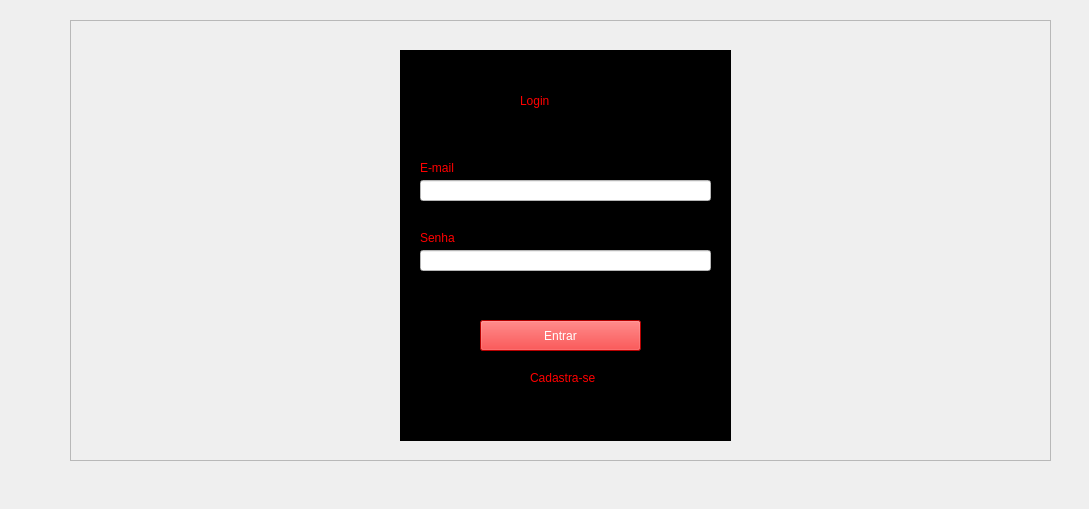
<?xml version="1.0" encoding="UTF-8"?>
<ui version="4.0">
 <class>login</class>
 <widget class="QWidget" name="login">
  <property name="geometry">
   <rect>
    <x>0</x>
    <y>0</y>
    <width>1089</width>
    <height>509</height>
   </rect>
  </property>
  <property name="windowTitle">
   <string>Form</string>
  </property>
  <widget class="QFrame" name="tela_login">
   <property name="geometry">
    <rect>
     <x>70</x>
     <y>20</y>
     <width>981</width>
     <height>441</height>
    </rect>
   </property>
   <property name="frameShape">
    <enum>QFrame::Shape::StyledPanel</enum>
   </property>
   <property name="frameShadow">
    <enum>QFrame::Shadow::Raised</enum>
   </property>
   <widget class="QLabel" name="img_foto_fundo">
    <property name="geometry">
     <rect>
      <x>0</x>
      <y>0</y>
      <width>981</width>
      <height>441</height>
     </rect>
    </property>
    <property name="text">
     <string/>
    </property>
    <property name="pixmap">
     <pixmap resource="../qrc/fme.qrc">:/fme/fme.jpg</pixmap>
    </property>
    <property name="scaledContents">
     <bool>true</bool>
    </property>
   </widget>
   <widget class="QFrame" name="rtn_login">
    <property name="geometry">
     <rect>
      <x>330</x>
      <y>30</y>
      <width>331</width>
      <height>391</height>
     </rect>
    </property>
    <property name="styleSheet">
     <string notr="true">background-color: rgb(0, 0, 0);</string>
    </property>
    <property name="frameShape">
     <enum>QFrame::Shape::StyledPanel</enum>
    </property>
    <property name="frameShadow">
     <enum>QFrame::Shadow::Raised</enum>
    </property>
    <widget class="QLineEdit" name="btn_Email">
     <property name="geometry">
      <rect>
       <x>20</x>
       <y>130</y>
       <width>291</width>
       <height>21</height>
      </rect>
     </property>
     <property name="styleSheet">
      <string notr="true">background-color: rgb(255, 255, 255);</string>
     </property>
    </widget>
    <widget class="QLineEdit" name="btn_Senha">
     <property name="geometry">
      <rect>
       <x>20</x>
       <y>200</y>
       <width>291</width>
       <height>21</height>
      </rect>
     </property>
     <property name="styleSheet">
      <string notr="true">background-color: rgb(255, 255, 255);</string>
     </property>
     <property name="text">
      <string/>
     </property>
     <property name="echoMode">
      <enum>QLineEdit::EchoMode::Password</enum>
     </property>
    </widget>
    <widget class="QPushButton" name="btn_Entrar">
     <property name="geometry">
      <rect>
       <x>80</x>
       <y>270</y>
       <width>161</width>
       <height>31</height>
      </rect>
     </property>
     <property name="styleSheet">
      <string notr="true">color: rgb(255, 255, 255);
background-color: rgb(255, 0, 0);</string>
     </property>
     <property name="text">
      <string>Entrar</string>
     </property>
    </widget>
    <widget class="QLabel" name="txt_login">
     <property name="geometry">
      <rect>
       <x>120</x>
       <y>30</y>
       <width>91</width>
       <height>41</height>
      </rect>
     </property>
     <property name="styleSheet">
      <string notr="true">color: rgb(255, 0, 0);
font: 22pt &quot;Segoe UI&quot;;</string>
     </property>
     <property name="text">
      <string>Login</string>
     </property>
    </widget>
    <widget class="QLabel" name="txt_Email">
     <property name="geometry">
      <rect>
       <x>20</x>
       <y>110</y>
       <width>49</width>
       <height>16</height>
      </rect>
     </property>
     <property name="styleSheet">
      <string notr="true">color: rgb(255, 0, 0);</string>
     </property>
     <property name="text">
      <string>E-mail</string>
     </property>
    </widget>
    <widget class="QLabel" name="txt_Senha">
     <property name="geometry">
      <rect>
       <x>20</x>
       <y>180</y>
       <width>49</width>
       <height>16</height>
      </rect>
     </property>
     <property name="styleSheet">
      <string notr="true">color: rgb(255, 0, 0);</string>
     </property>
     <property name="text">
      <string>Senha</string>
     </property>
    </widget>
    <widget class="QLabel" name="txt_Cadastrase">
     <property name="geometry">
      <rect>
       <x>130</x>
       <y>320</y>
       <width>71</width>
       <height>16</height>
      </rect>
     </property>
     <property name="styleSheet">
      <string notr="true">color: rgb(255, 0, 0);</string>
     </property>
     <property name="text">
      <string>Cadastra-se</string>
     </property>
    </widget>
   </widget>
  </widget>
 </widget>
 <resources>
  <include location="../qrc/fme.qrc"/>
  <include location="../../../../.designer/qrc/fme.qrc"/>
 </resources>
 <connections/>
</ui>
